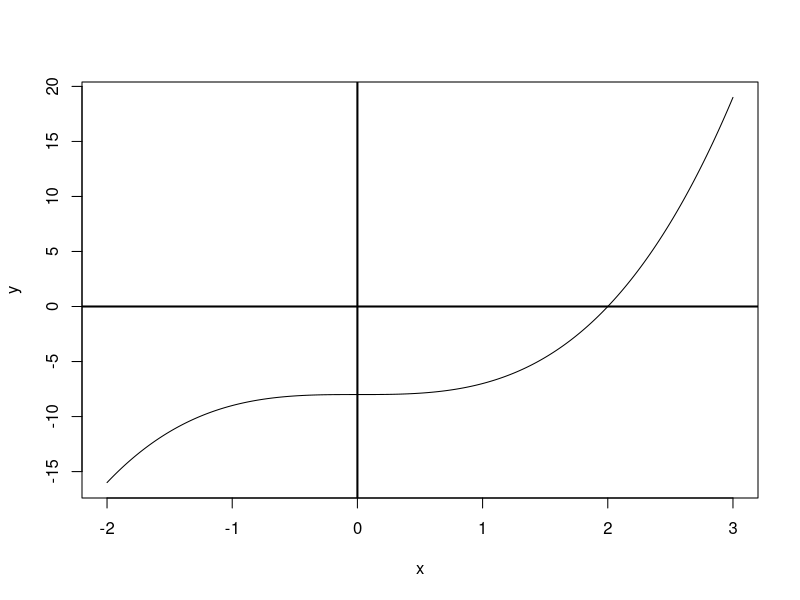
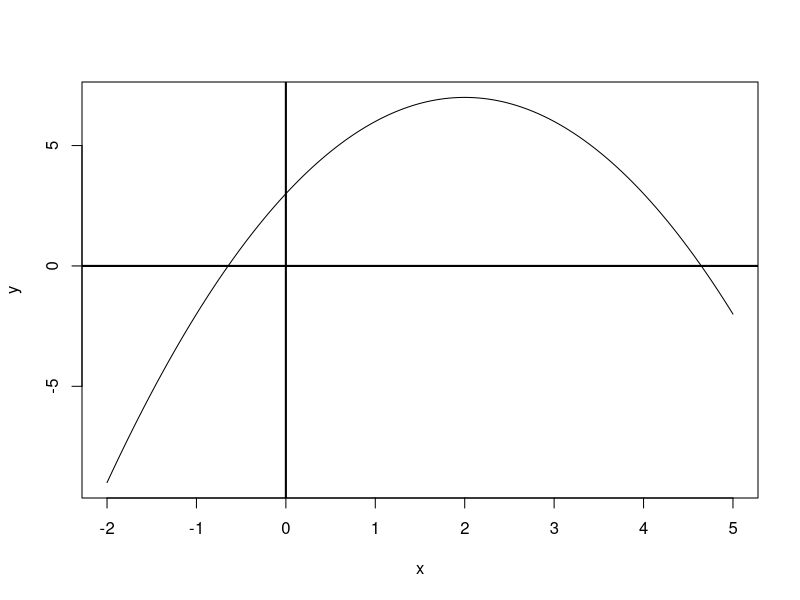

Here is the R script that generated these plots, in order:

# 関数の応用的な使い方|R言語ではじめるプログラミングとデータ分析
# 馬場真哉


# lapply関数の復習 -------------------------------------------------------------

# 対象となるデータ
target <- list(
  data_1 = 1:5,
  data_2 = 11:14
)
# データの確認
target

# データを対数変換する
lapply(target, log)


# 無名関数 --------------------------------------------------------------------

## 名前がついている関数

# 1を足す関数
plus_one <- function(x) {
  x + 1
}

# すべての値に1を足す
lapply(target,　plus_one)


## 無名関数

# 無名関数の使用
lapply(target, function(x) x + 1)


# 数値微分の実装 ---------------------------------------------------------------

## 数値微分を行う関数の作成

# 微分係数を返す関数
differential <- function(f, x, h = 1e-7) {
  (f(x + h) - f(x)) / h
}


## 数値微分の実行

# 微分したい関数
target_func <- function(x) {
  x ^ 2
}

# x=3の時の微分係数を求める
differential(f = target_func, x = 3)


# integrateによる数値積分 --------------------------------------------------------

## integrateによる数値積分

# target_funcを0から1の間で積分
integrate(f = target_func, lower = 0, upper = 1)


## 無名関数を使う例

# 無名関数を0から1の間で積分
integrate(
  f = function(x) x ^ 3,
  lower = 0, 
  upper = 1
)


# unirootを使って関数値が0になる点を調べる ------------------------------------------------

## 対象となる関数の作成

# 0になる点を調べたい関数
target_func_2 <- function(x) {
  x ^ 3 - 8
}

# 関数の可視化
x <- seq(from = -2, to = 3, by = 0.01)
y <- target_func_2(x)
plot(y ~ x, type = "l")
abline(h = 0, v = 0, lwd = 2)


## unirootによる方程式の根の計算

# 0になる点を調べる
uniroot(f = target_func_2, interval = c(-2, 3))


## 無名関数を使う例

# 無名関数を使う
uniroot(f = function(x) x ^ 3 - 8, interval = c(-2, 3))


# memo：多項式の根を求める
# f(x) = -8*x^0 + 0*x^1 + 0*x^2 + 1*x^3 
polyroot(c(-8, 0, 0, 1))


# optimizeによる最適化 -------------------------------------------------------

## 対象となる関数の作成

# 最大をとる点を調べたい関数
target_func_3 <- function(x) {
  -1 * x ^ 2 + 4 * x + 3
}

# 関数の可視化
x <- seq(from = -2, to = 5, by = 0.01)
y <- target_func_3(x)
plot(y ~ x, type = "l")
abline(h = 0, v = 0, lwd = 2)


## optimizeによる最適化

# 関数の値を最大化する点を調べる
optimize(
  f = target_func_3,
  interval = c(0, 5),
  maximum = TRUE
)


## 無名関数を使う例

# 無名関数を使う例
optimize(
  f = function(x) -1 * x ^ 2 + 4 * x + 3,
  interval = c(0, 5),
  maximum = TRUE
)


# optimによる最適化 ----------------------------------------------------------

## 対象となる関数の作成

# 残差平方和を計算する関数
calc_rss <- function(pars) {
  y_hat <- pars[1] + pars[2] * x
  sum((y - y_hat) ^ 2)
}

# データの読み込み
data_height <- read.csv("2-1-1-height.csv")
head(data_height, n = 3)

x <- data_height$parents
y <- data_height$children

# 残差平方和の計算
calc_rss(pars = c(100, 0.5))


## optimによる最適化

# 残差平方和を最小にする傾きと切片を得る
optim(
  par = c(1, 1), # パラメータの初期値
  fn = calc_rss  # 最小にしたい関数
)

# lm関数を使って得られたパラメータと比較
lm(y ~ x)


# memo：最適化のアルゴリズムの変更
# Nelder-Mead法
optim(
  par = c(1, 1), # パラメータの初期値
  fn = calc_rss, # 最小にしたい関数
  method = "Nelder-Mead"
)
# BFGS法
optim(
  par = c(1, 1), # パラメータの初期値
  fn = calc_rss, # 最小にしたい関数
  method = "BFGS"
)



